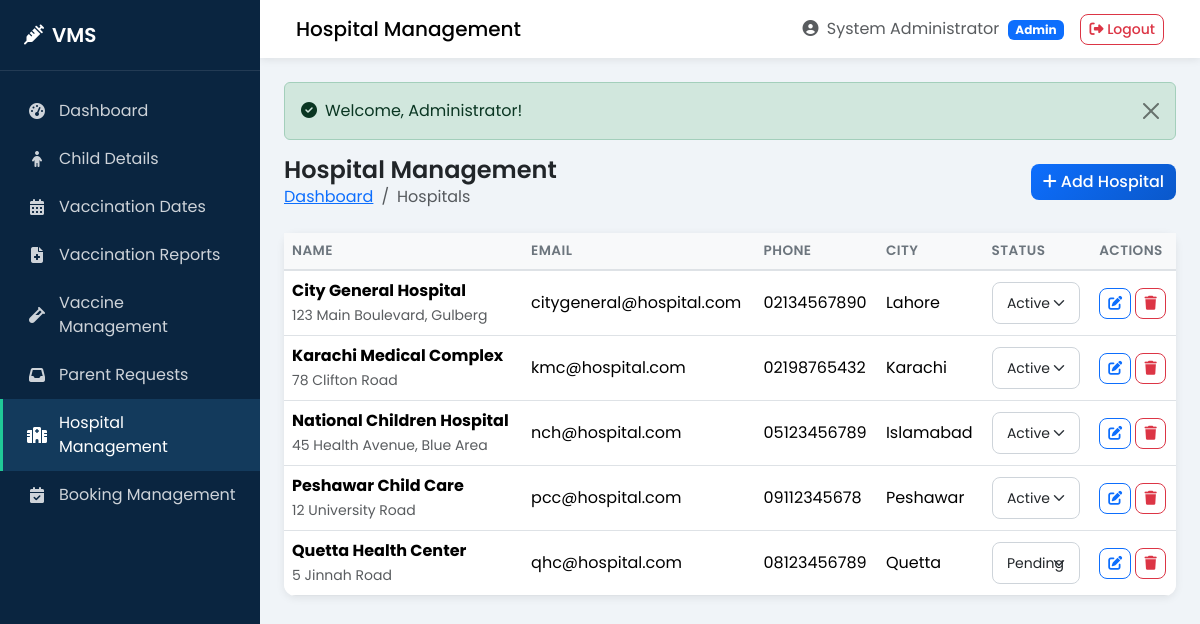
The page /admin/hospitals.php (signed in) on the database its author committed.
### tables this page shows
CREATE TABLE `hospitals` (
  `id` int(11) NOT NULL AUTO_INCREMENT,
  `hospital_name` varchar(150) NOT NULL,
  `email` varchar(100) NOT NULL,
  `phone` varchar(15) NOT NULL,
  `address` text NOT NULL,
  `city` varchar(50) NOT NULL,
  `password` varchar(255) NOT NULL,
  `status` enum('active','inactive','pending') NOT NULL DEFAULT 'pending',
  `created_at` timestamp NOT NULL DEFAULT CURRENT_TIMESTAMP,
  `updated_at` timestamp NOT NULL DEFAULT CURRENT_TIMESTAMP ON UPDATE CURRENT_TIMESTAMP,
  PRIMARY KEY (`id`),
  UNIQUE KEY `email` (`email`)
);

### config/config.php (called while the page is built, shortened)
<?php
function url($path = '') {
    return BASE_URL . '/' . ltrim($path, '/');
}
function e($string) {
    return htmlspecialchars($string ?? '', ENT_QUOTES, 'UTF-8');
}

### admin/hospitals.php (the view, shortened to what this page needs)
<?php
require_once __DIR__ . '/../config/db.php';
$hospitals = [];
$res = mysqli_query($conn, "SELECT * FROM hospitals ORDER BY hospital_name");
while ($r = mysqli_fetch_assoc($res)) $hospitals[] = $r;
include __DIR__ . '/../includes/header.php';
?>
<div class="page-header">
    <div>
        <h1>Hospital Management</h1>
        <nav aria-label="breadcrumb">
            <ol class="breadcrumb">
                <li class="breadcrumb-item"><a href="<?php echo url('admin/dashboard.php'); ?>">Dashboard</a></li>
                <li class="breadcrumb-item active">Hospitals</li>
            </ol>
        </nav>
    </div>
    <button class="btn btn-primary" data-bs-toggle="modal" data-bs-target="#hospitalModal" onclick="resetHForm()">
        <i class="fas fa-plus me-1"></i>Add Hospital
    </button>
</div>
<div class="card">
    <div class="table-responsive">
        <table class="table table-hover mb-0">
            <thead>
                <tr>
                    <th>Name</th>
                    <th>Email</th>
                    <th>Phone</th>
                    <th>City</th>
                    <th>Status</th>
                    <th>Actions</th>
                </tr>
            </thead>
            <tbody>
                <?php if (empty($hospitals)): ?>
                    <tr><td colspan="6" class="text-center text-muted py-4">No hospitals found</td></tr>
                <?php else: foreach ($hospitals as $h): ?>
                    <tr>
                        <td><strong><?php echo e($h['hospital_name']); ?></strong><br><small class="text-muted"><?php echo e($h['address']); ?></small></td>
                        <td><?php echo e($h['email']); ?></td>
                        <td><?php echo e($h['phone']); ?></td>
                        <td><?php echo e($h['city']); ?></td>
                        <td>
                            <form method="POST" class="d-inline">
                                <select name="status" class="form-select form-select-sm" onchange="this.form.submit()" style="width:auto;">
                                    <option value="active" <?php echo $h['status']==='active'?'selected':''; ?>>Active</option>
                                    <option value="pending" <?php echo $h['status']==='pending'?'selected':''; ?>>Pending</option>
                                </select>
                            </form>
                        </td>
                        <td>
                            <button class="btn btn-sm btn-outline-primary" onclick='fillHForm(<?php echo json_encode($h); ?>)' data-bs-toggle="modal" data-bs-target="#hospitalModal"><i class="fas fa-edit"></i></button>
                            <form method="POST" class="d-inline" onsubmit="return confirm('Delete this hospital?')">
                                <button type="submit" class="btn btn-sm btn-outline-danger"><i class="fas fa-trash"></i></button>
                            </form>
                        </td>
                    </tr>
                <?php endforeach; endif; ?>
            </tbody>
        </table>
    </div>
</div>
<?php include __DIR__ . '/../includes/footer.php'; ?>

### assets/css/style.css (style rules this page uses)
:root { --primary: #0d6efd; --primary-dark: #0a58ca; --teal: #20c997; --teal-dark: #199d76; --green: #198754; --danger: #dc3545; --warning: #ffc107; --dark: #212529; --gray: #6c757d; --light: #f8f9fa; --sidebar-width: 260px; --sidebar-bg: #0a2540; --sidebar-hover: #133a5c; --card-shadow: 0 0.125rem 0.5rem rgba(0,0,0,0.08); --card-shadow-hover: 0 0.5rem 1.5rem rgba(0,0,0,0.12); }
* { box-sizing: border-box; }
body { font-family: 'Poppins', sans-serif; background-color: #f0f4f8; color: var(--dark); margin: 0; min-height: 100vh; }
.card { border: none; border-radius: 0.75rem; box-shadow: var(--card-shadow); }
.table { margin-bottom: 0; }
.table thead th { background: #f8f9fa; font-weight: 600; font-size: 0.85rem; text-transform: uppercase; letter-spacing: 0.03em; color: var(--gray); border-bottom: 2px solid #dee2e6; white-space: nowrap; }
.table td { vertical-align: middle; }
.table-responsive { border-radius: 0 0 0.75rem 0.75rem; }
.btn { border-radius: 0.5rem; font-weight: 500; }
.btn-primary { background: linear-gradient(135deg, #0d6efd, #0a58ca); border: none; }
.form-control, .form-select { border-radius: 0.5rem; border: 1px solid #ced4da; padding: 0.6rem 0.9rem; }
.page-header { display: flex; flex-wrap: wrap; justify-content: space-between; align-items: center; margin-bottom: 1.5rem; gap: 1rem; }
.page-header h1 { font-size: 1.5rem; font-weight: 600; margin: 0; }
.breadcrumb { margin-bottom: 0; background: transparent; padding: 0; }

### rows shown on the page
hospitals: hospital_name "City General Hospital", address "123 Main Boulevard, Gulberg", email "citygeneral@hospital.com", phone "02134567890", city "Lahore", status "Active"
hospitals: hospital_name "Karachi Medical Complex", address "78 Clifton Road", email "kmc@hospital.com", phone "02198765432", city "Karachi", status "Active"
hospitals: hospital_name "National Children Hospital", address "45 Health Avenue, Blue Area", email "nch@hospital.com", phone "05123456789", city "Islamabad", status "Active"
hospitals: hospital_name "Peshawar Child Care", address "12 University Road", email "pcc@hospital.com", phone "09112345678", city "Peshawar", status "Active"
hospitals: hospital_name "Quetta Health Center", address "5 Jinnah Road", email "qhc@hospital.com", phone "08123456789", city "Quetta", status "Pending"

### other values the page prints
$page_title "Hospital Management"
$_SESSION['user_name'] "System Administrator"
$_SESSION['role'] "Admin"
$success "Welcome, Administrator!"
